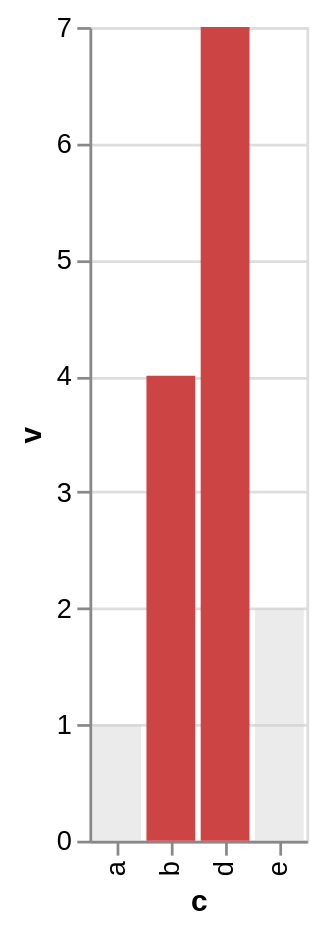

Write a Vega-Lite specification for this figure.
### Vega-Lite specification from a JSON file in a GitHub repository (floating-point values rounded to 4 significant figures)
{"$schema": "https://vega.github.io/schema/vega-lite/v6.json", "description": "A colour chosen by a predicate on the row, which needs no selection to resolve.", "data": {"values": [{"c": "a", "v": 1}, {"c": "b", "v": 4}, {"c": "d", "v": 7}, {"c": "e", "v": 2}]}, "mark": "bar", "encoding": {"x": {"field": "c", "type": "nominal"}, "y": {"field": "v", "type": "quantitative"}, "color": {"condition": {"test": "datum.v > 3", "value": "#c44"}, "value": "#ccc"}, "opacity": {"condition": {"test": {"field": "c", "oneOf": ["a", "e"]}, "value": 0.4}, "value": 1}}}
